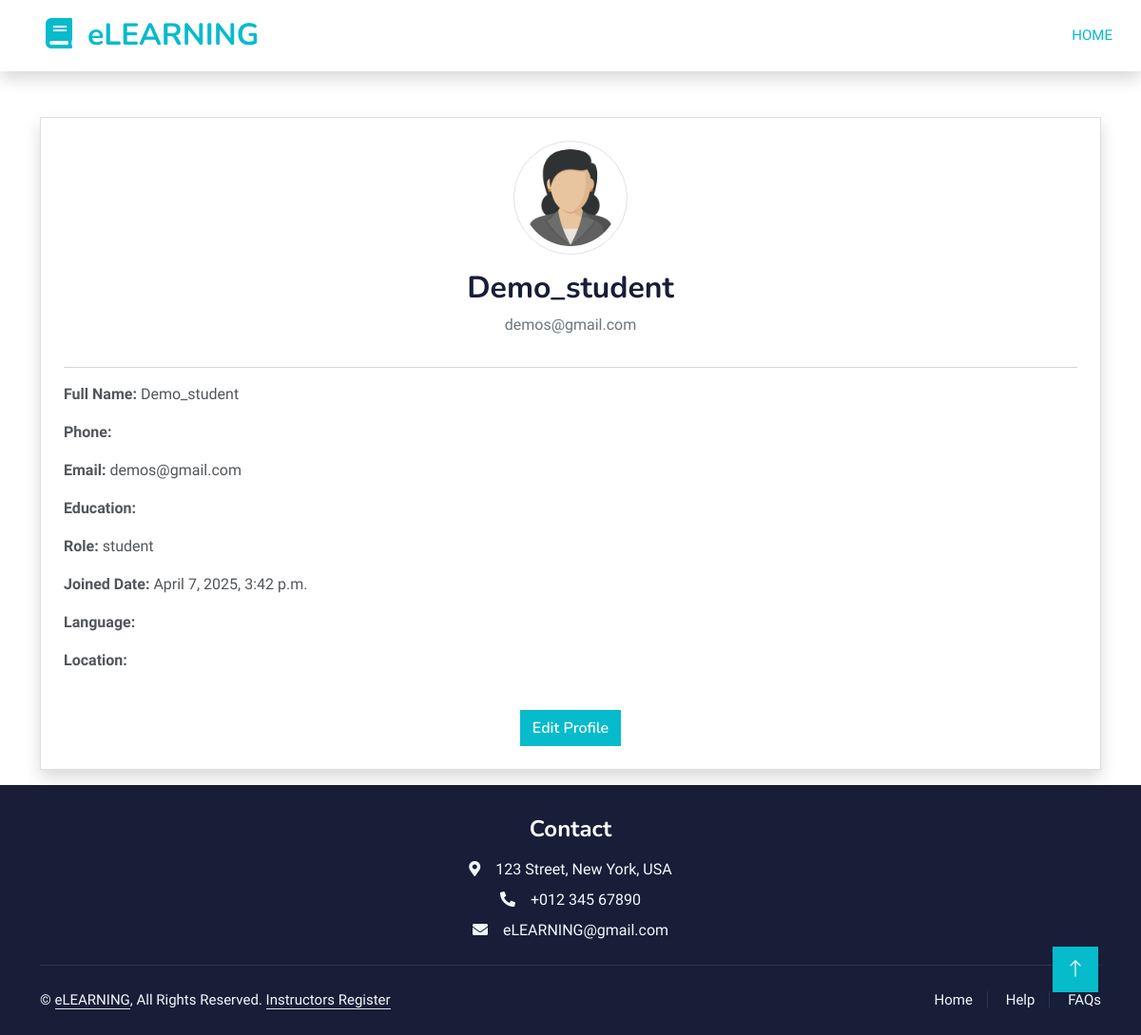
Screenshot of /students/profile/ (signed in) with the database file from the repository.
### accounts_app/models.py (models this page shows, shortened)
class CustomUser(AbstractUser):
    USER_TYPE_CHOICES = (
        ('student', 'Student'),
        ('instructor', 'Instructor'),
    )
    user_type = models.CharField(max_length=10, choices=USER_TYPE_CHOICES, default='student')
    bio = models.TextField(blank=True, null=True)
    profile_picture = models.ImageField(upload_to='profile_pics/', blank=True, null=True)
    @property
    def get_profile_picture_url(self):
        if self.profile_picture:
            return self.profile_picture.url
        else:
            return '/static/default-profile.png'  # a default image if user has no profile picture

### students_app/views.py (the view)
# urls.py: path('profile/',views.profile_view,name='profile'),
@login_required
def profile_view(request):
    return render(request, 'students_app/profile.html')

### students_app/templates/students_app/profile.html (shortened to what this page needs)
<!DOCTYPE html>
<html lang="en">
{% extends 'courses_app/layout.html' %}
{% block navbar %}
<div class="navbar-nav ms-auto p-4 p-lg-0">
    {% if user.user_type == 'instructor' %}
        <a href="{% url 'instructors_dashboard' %}" class="nav-item nav-link active">Home</a>
    {% else %}
        <a href="{% url 'students_dashboard' %}" class="nav-item nav-link active">Home</a>
    {% endif %}
</div>
{% endblock %}
{% block content %}
<div class="container mt-5">
    <div class="card p-4 shadow">
        <div class="text-center">
            <img src="{{ user.get_profile_picture_url }}" class="rounded-circle border p-2" style="width: 120px; height: 120px;">
            <h2 class="mt-3">{{ user.username }}</h2>
            <p class="text-muted">{{ user.email }}</p>
        </div>
        <hr>
        <div class="row">
            <div class="col-md-6">
                <p><strong>Full Name:</strong> {{ user.username }}</p>
                <p><strong>Phone:</strong> {{ user.phone_number }}</p>
                <p><strong>Email:</strong> {{ user.email }}</p>
                <p><strong>Education:</strong> {{ user.phone_number }}</p>
                <p><strong>Role:</strong> {{ user.user_type }}</p>
                <p><strong>Joined Date:</strong> {{ user.date_joined }}</p>
                <p><strong>Language:</strong> {{ user.get_full_name }}</p>
                <p><strong>Location:</strong> {{ user.phone_number }}</p>
            </div>
        </div>
        <div class="text-center mt-4">
            <a href="{% url 'edit_profile' %}" class="btn btn-primary">Edit Profile</a>
        </div>
    </div>
</div>
{% endblock %}

### courses_app/static/css/style.css (style rules this page uses)
:root { --primary: #06BBCC; --light: #F0FBFC; --dark: #181d38; }
.btn { font-family: 'Nunito', sans-serif; font-weight: 600; transition: .5s; }
.btn.btn-primary, .btn.btn-secondary { color: #FFFFFF; }
.navbar-light .navbar-nav .nav-link { margin-right: 30px; padding: 25px 0; color: #FFFFFF; font-size: 15px; text-transform: uppercase; outline: none; }
.navbar-light .navbar-nav .nav-link:hover, .navbar-light .navbar-nav .nav-link.active { color: var(--primary); }
.navbar-light .navbar-nav .nav-link { color: var(--dark); font-weight: 500; }

### rows the page displays
CustomUser: get_profile_picture_url (picture), username "Demo_student", email "demos@gmail.com", user_type "student", date_joined "April 7, 2025, 3:42 p.m."
